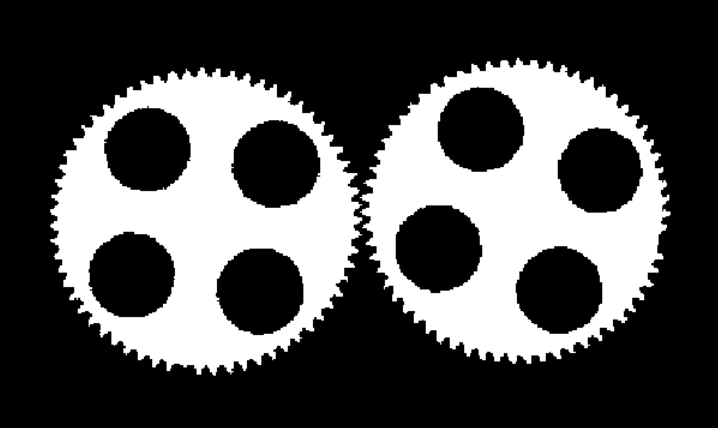
#> input picture lab3/assets/Шестеренки.png, 718 x 428 px
$ jupyter execute lab3.ipynb
#> lines starting #> are read from the running program, lines starting #| are printed output that depends on the picture; after the words box and inside, x2 and y2 are one past the last pixel; in counts of white or black regions, pixels touching at a corner belong together
# Лабораторная 3. Морфологические преобразования

**Задание**

Выделить проблемные зубья у шестерёнки.

* использовать только морфологические операции для бинарных изображений;
* `Erode` — размывание (операция сужения), `Dilate` — растягивание (операция расширения), OpenCV.

Схема — по лекции 4 (слайды 47–48), описание: Shapiro, Stockman, «Computer Vision», рис. 3.15.

## Импорты и пути

[cell 1]
import cv2
import numpy as np
from matplotlib import pyplot as plt
from pathlib import Path

BASE_DIR = next((p for p in (Path("assets"), Path("lab3/assets")) if p.is_dir()), Path("assets"))

## Бинаризация

[cell 2]
image_path = str(BASE_DIR / "Шестеренки.png")

image = cv2.imread(image_path, cv2.IMREAD_COLOR_RGB)
#> image is the input picture: shape (428, 718, 3); min 0, max 255, mean 78
if image is None:
    raise FileNotFoundError(image_path)

gray = cv2.cvtColor(image, cv2.COLOR_RGB2GRAY)
threshold, B = cv2.threshold(gray, 0, 255, cv2.THRESH_BINARY + cv2.THRESH_OTSU)
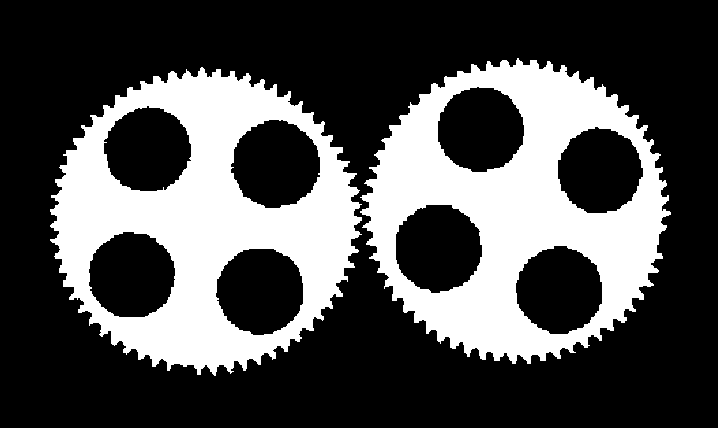
#> B: shape (428, 718); 30.6% white; 2 white regions, box (x1, y1, x2, y2) and area: (50, 67, 362, 376) 47523, (360, 58, 671, 364) 46542
#> threshold = 125
print(f"порог Оцу: {threshold:.0f}")
#| порог Оцу: 125

plt.figure(figsize=(14, 4.5))

plt.subplot(1, 2, 1)
plt.imshow(image)
plt.title("исходное изображение")
plt.axis("off")

plt.subplot(1, 2, 2)
plt.imshow(B, "gray", vmin=0, vmax=255)
plt.title("бинаризация (Оцу)")
plt.axis("off")

plt.tight_layout()
plt.show()
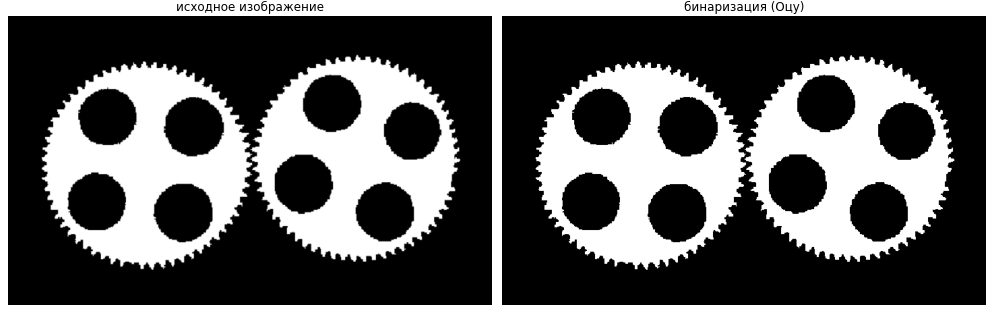
#> figure drawn by matplotlib, 2 panels

## Структурные элементы

[cell 3]
def disk(r):
    """Диск радиуса r."""
    return cv2.getStructuringElement(cv2.MORPH_ELLIPSE, (2 * r + 1, 2 * r + 1))


def octagon(r):
    """Восьмиугольник радиуса r."""
    y, x = np.mgrid[-r:r + 1, -r:r + 1]
    return ((np.maximum(abs(x), abs(y)) <= r) & (abs(x) + abs(y) <= int(1.42 * r))).astype(np.uint8)


def ring(r_in, r_out):
    """Кольцо от r_in до r_out."""
    y, x = np.mgrid[-r_out:r_out + 1, -r_out:r_out + 1]
    d = np.hypot(x, y)
    return ((d >= r_in) & (d <= r_out)).astype(np.uint8)


def pad_to(kernel, size):
    """Вписать ядро в квадрат size x size по центру."""
    out = np.zeros((size, size), np.uint8)
    offset = (size - kernel.shape[0]) // 2
    out[offset:offset + kernel.shape[0], offset:offset + kernel.shape[1]] = kernel
    return out


def hit_miss(img, foreground, background):
    """Попадание-пропуск: эрозия объекта по одной части шаблона и эрозия фона по другой."""
    size = foreground.shape[0]
    return cv2.bitwise_and(cv2.erode(img, foreground), cv2.erode(255 - img, pad_to(background, size)))


# Радиусы взяты из геометрии изображения:
# отверстия R ~ 43, впадины R ~ 142, верхушки R ~ 153, шаг между верхушками ~ 15 px.
hole_ring = (47, 53)   # кольцо чуть больше отверстия
hole_bg = 38           # внутренность кольца попадает на фон отверстия
hole_mask = 48         # восьмиугольник чуть больше отверстия
gear_body = 30         # диск снимает зубья, но сохраняет форму тела
spacer = 4             # выход от тела к основанию зубьев
width = 3              # ещё выход — до верхушек
tip_spacing = 7        # перекрывает промежуток между верхушками соседних зубьев
defect_cue = 8         # размер подсветки дефекта

## Центры отверстий

[cell 4]
B1 = hit_miss(B, ring(*hole_ring), disk(hole_bg))
#> in pad_to, `out[offset:offset + kernel.shape[0], offset:offset + kernel.shape[1]] ..`:
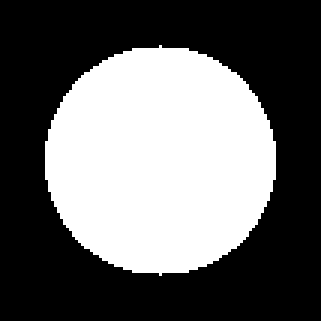
#> out: shape (107, 107) (shown 3 times larger); values 0 (black) and 1 (white), 40.3% white; 1 white region, box (x1, y1, x2, y2) and area: (15, 15, 92, 92) 4609
#> in hit_miss, `return cv2.bitwise_and(cv2.erode(img, foreground), cv2.erode(255 - img..`: returned value: shape (428, 718); 0.06% white; 8 white regions (3 under 20 px), largest, box (x1, y1, x2, y2) and area: (478, 126, 484, 132) 30, (129, 272, 135, 279) 30, (257, 288, 263, 294) 27, (557, 287, 563, 293) 24, (145, 147, 151, 153) 23
print("центров отверстий:", cv2.connectedComponentsWithStats(B1, 8)[0] - 1)
#| центров отверстий: 8

plt.figure(figsize=(12, 7))
plt.imshow(B1, "gray", vmin=0, vmax=255)
plt.title("B1 = B ⊖ hole_ring")
plt.axis("off")
plt.show()

## Заполнение отверстий

[cell 5]
B2 = cv2.dilate(B1, octagon(hole_mask))
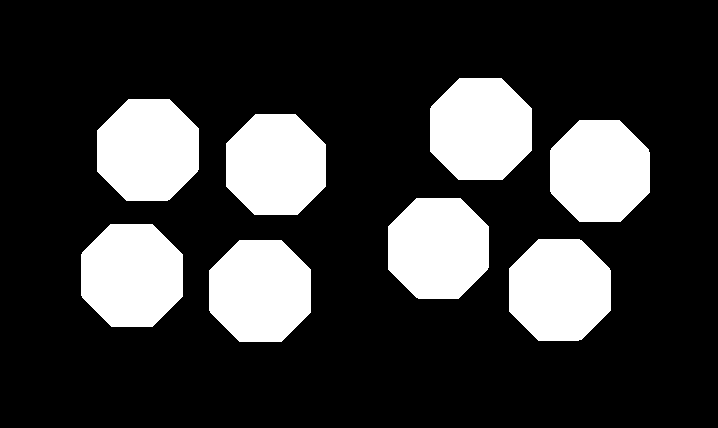
#> B2: shape (428, 718); 22.3% white; 8 white regions, largest, box (x1, y1, x2, y2) and area: (81, 224, 183, 327) 8674, (430, 78, 532, 180) 8662, (209, 240, 311, 342) 8603
B3 = cv2.bitwise_or(B, B2)
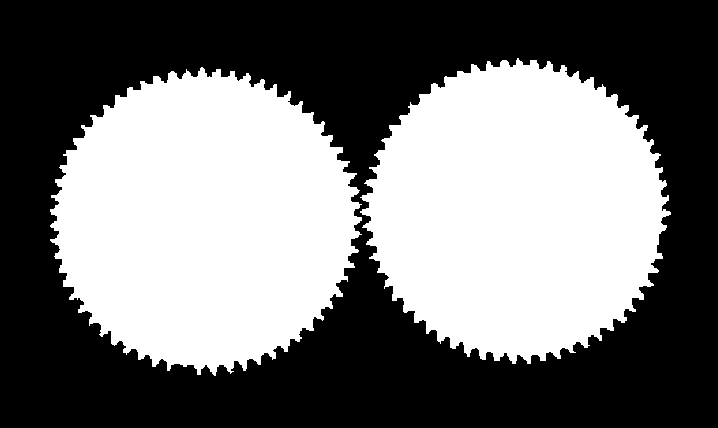
#> B3: shape (428, 718); 45.6% white; 2 white regions, box (x1, y1, x2, y2) and area: (50, 67, 362, 376) 70763, (360, 58, 671, 364) 69510

plt.figure(figsize=(14, 4.5))

plt.subplot(1, 2, 1)
plt.imshow(B2, "gray", vmin=0, vmax=255)
plt.title("B2 = B1 ⊕ hole_mask")
plt.axis("off")

plt.subplot(1, 2, 2)
plt.imshow(B3, "gray", vmin=0, vmax=255)
plt.title("B3 = B ∪ B2")
plt.axis("off")

plt.tight_layout()
plt.show()

## Тело шестерни

[cell 6]
B4 = cv2.morphologyEx(B3, cv2.MORPH_OPEN, disk(gear_body))
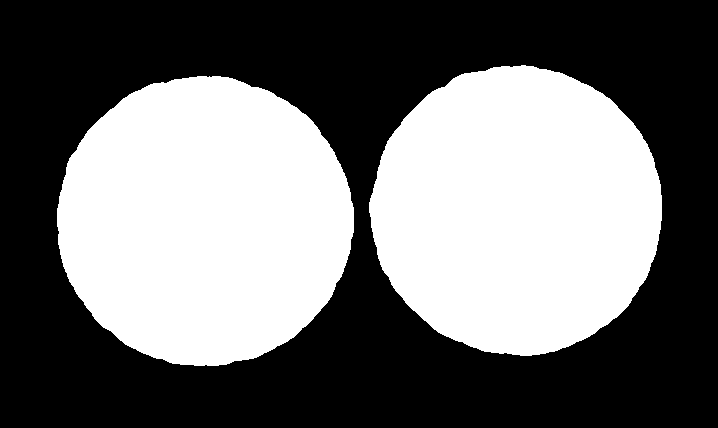
#> B4: shape (428, 718); 43.5% white; 2 white regions, box (x1, y1, x2, y2) and area: (57, 76, 354, 366) 67389, (369, 65, 662, 356) 66224

plt.figure(figsize=(12, 7))
plt.imshow(B4, "gray", vmin=0, vmax=255)
plt.title("B4 = B3 ∘ gear_body")
plt.axis("off")
plt.show()

## Семплирующее кольцо

[cell 7]
B5 = cv2.dilate(B4, disk(spacer))
#> B5: shape (428, 718); 46% white; 2 white regions, box (x1, y1, x2, y2) and area: (53, 72, 358, 370) 71227, (365, 61, 666, 360) 70026
B6 = cv2.dilate(B5, disk(width))
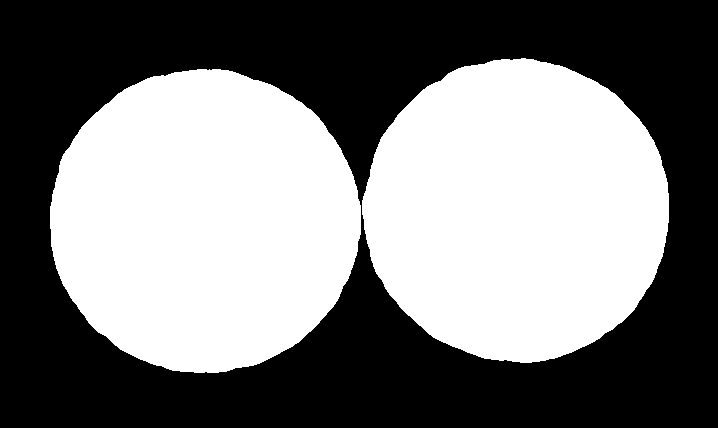
#> B6: shape (428, 718); 47.8% white; 2 white regions, box (x1, y1, x2, y2) and area: (50, 69, 361, 373) 74065, (362, 58, 669, 363) 72837
B7 = cv2.subtract(B6, B5)
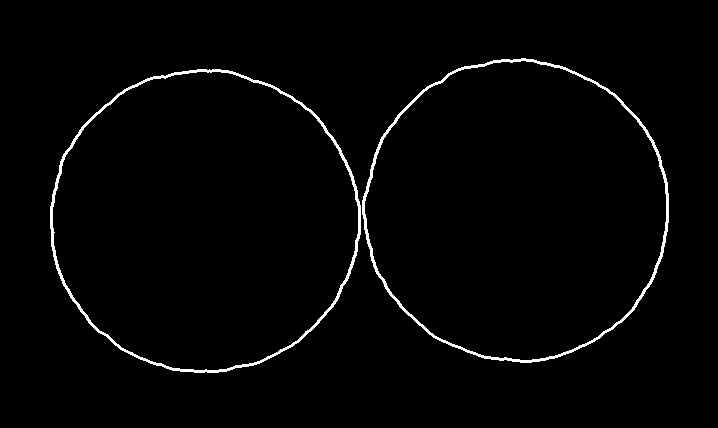
#> B7: shape (428, 718); 1.8% white in thin lines or dots, all inside (x1, y1, x2, y2) = (50, 58, 669, 373)

plt.figure(figsize=(18, 4))

for i, (title, img) in enumerate([("B5 = B4 ⊕ spacer", B5),
                                  ("B6 = B5 ⊕ width", B6),
                                  ("B7 = B6 − B5", B7)], start=1):
    plt.subplot(1, 3, i)
    plt.imshow(img, "gray", vmin=0, vmax=255)
    plt.title(title)
    plt.axis("off")
#> this loop made 3 passes
#> title on passes 1 to 3: 'B5 = B4 ⊕ spacer', 'B6 = B5 ⊕ width', 'B7 = B6 − B5'

plt.tight_layout()
plt.show()

## Верхушки зубьев

[cell 8]
B8 = cv2.bitwise_and(B, B7)
#> B8: shape (428, 718); 0.59% white in thin lines or dots, all inside (x1, y1, x2, y2) = (50, 59, 669, 373)
print("верхушек:", cv2.connectedComponentsWithStats(B8, 8)[0] - 1)
#| верхушек: 128

plt.figure(figsize=(12, 7))
plt.imshow(B8, "gray", vmin=0, vmax=255)
plt.title("B8 = B ∩ B7")
plt.axis("off")
plt.show()

## Сплошное кольцо

[cell 9]
B9 = cv2.dilate(B8, disk(tip_spacing))
#> B9: shape (428, 718); 9.3% white; 1 white region, box (x1, y1, x2, y2) and area: (43, 52, 676, 380) 28716
defects = cv2.dilate(cv2.subtract(B7, B9), disk(defect_cue))
#> defects: shape (428, 718); 0.29% white; 2 white regions, box (x1, y1, x2, y2) and area: (170, 360, 198, 380) 458, (654, 228, 674, 255) 436
result = cv2.bitwise_or(defects, B9)
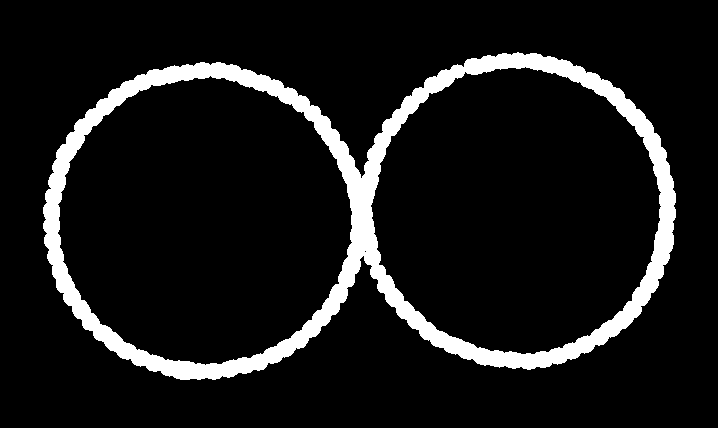
#> result: shape (428, 718); 9.5% white; 1 white region
print("дефектов:", cv2.connectedComponentsWithStats(defects, 8)[0] - 1)
#| дефектов: 2

plt.figure(figsize=(16, 8))
for i, (title, img) in enumerate([("B9 = B8 ⊕ tip_spacing", B9),
                                  ("(B7 − B9) ⊕ defect_cue", defects),
                                  ("RESULT = ((B7 − B9) ⊕ defect_cue) ∪ B9", result)], start=1):
    plt.subplot(1, 3, i)
    plt.imshow(img, "gray", vmin=0, vmax=255)
    plt.title(title, fontsize=10)
    plt.axis("off")
#> this loop made 3 passes
plt.tight_layout()
plt.show()

## Результат

[cell 10]
marked = image.copy()
marked[defects > 0] = (0.4 * marked[defects > 0] + 0.6 * np.array([255, 0, 0])).astype(np.uint8)

contours, _ = cv2.findContours(defects, cv2.RETR_EXTERNAL, cv2.CHAIN_APPROX_SIMPLE)
#> contours = 2 contours; box (x1, y1, x2, y2) and area: (170, 360, 198, 380) 422, (654, 228, 674, 255) 402
cv2.drawContours(marked, contours, -1, (200, 0, 0), 2)
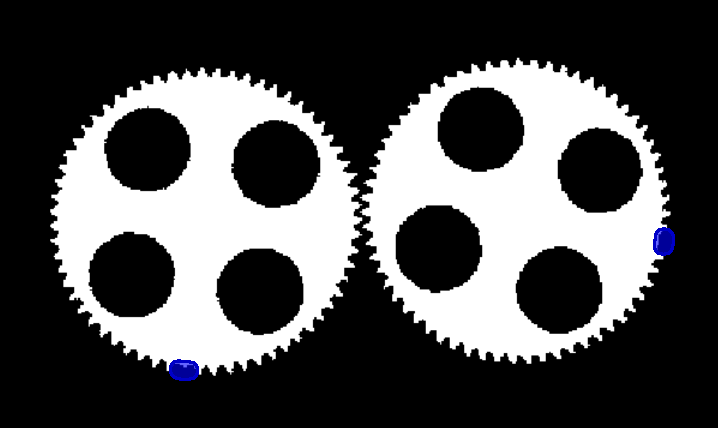
#> marked: shape (428, 718, 3); mean B, G, R 78.4, 77.8, 77.8

_, _, _, centers = cv2.connectedComponentsWithStats(defects, 8)
#> centers = [[358.3, 213.2], [663.5, 241.2], [183.5, 369.7]]
for i, (x, y) in enumerate(centers[1:], start=1):
    print(f"дефект {i}: ({x:.0f}, {y:.0f})")
#> this loop made 2 passes
#> (i, x, y) on passes 1 to 2: (1, 663.5, 241.2), (2, 183.5, 369.7)
#| дефект 1: (663, 241)
#| дефект 2: (183, 370)

plt.figure(figsize=(12, 7))
plt.imshow(marked)
plt.title("проблемные зубья")
plt.axis("off")
plt.show()
